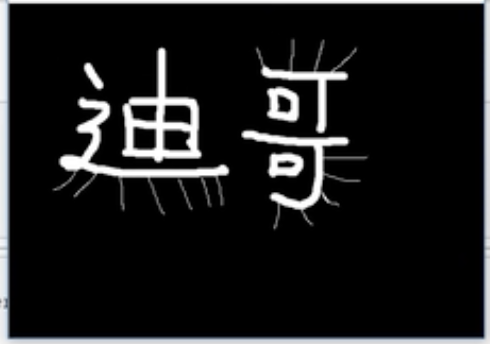
#> input picture opencv_study/qianming.png, 490 x 344 px
$ python day2_3.py
#> lines starting #> are read from the running program, lines starting #| are printed output that depends on the picture
"""
形态学变换：腐蚀、膨胀
# 只对灰度图，二值化后的图效果比较明显
"""
import cv2
import numpy as np


def show(img, title='', isDebug=True, isScale=False):
    if isScale:
        h, w = img.shape[0:2]
        print(h, w)
        # 宽和高
        img = cv2.resize(img, [int(w * 0.5), int(h * 0.5)])
    # bgr
    if isDebug:
        cv2.imshow(title, img)  # 展示
        cv2.waitKey(0)  # 等待一个按键


img = cv2.imread('./qianming.png', 0)
#> img: shape (344, 490); min 0, max 255, mean 28
show(img, 'o')
kernel = np.ones((3, 3), np.uint8)
# 腐蚀：腐蚀去毛刺
img1 = cv2.erode(img.copy(), kernel, iterations=2)
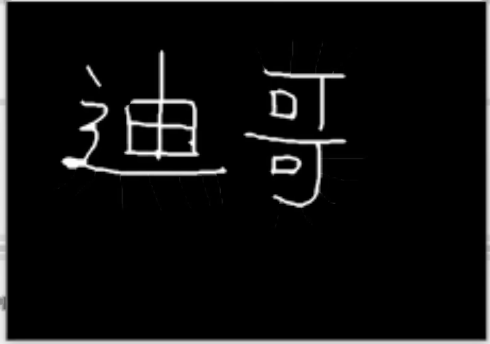
#> img1: shape (344, 490); min 0, max 255, mean 14.7
show(img1, '2')
# 膨胀：膨胀(变胖了)填小洞
img2 = cv2.dilate(img1.copy(), kernel, iterations=2)
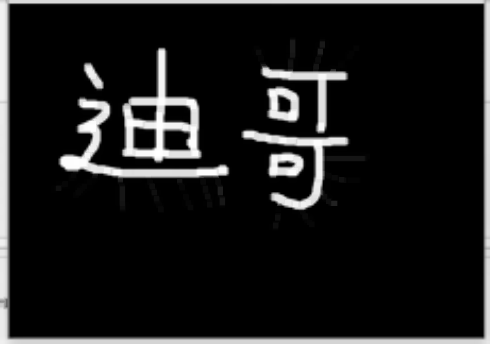
#> img2: shape (344, 490); min 0, max 255, mean 26.5
show(img2, 'peng')

img3 = img2.copy() - img1.copy()  # 图像差值法: 胖 - 瘦 -》空心效果
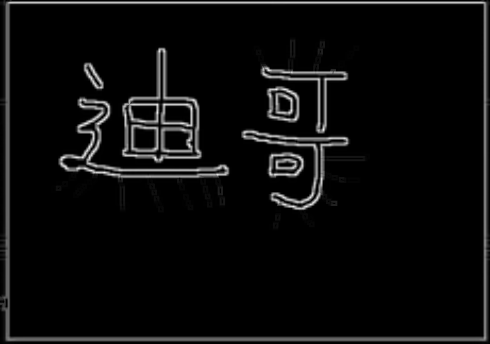
#> img3: shape (344, 490); min 0, max 239, mean 11.8
show(img3, '3')
img4 = img.copy() - img2.copy()  # 原图-膨胀 -》毛刺
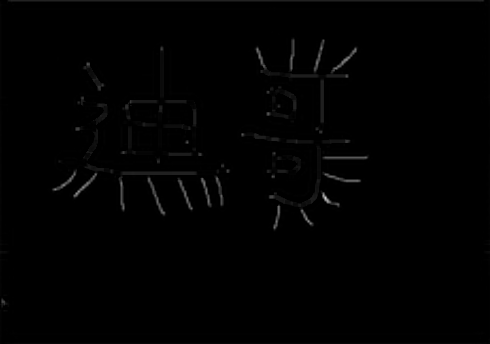
#> img4: shape (344, 490); min 0, max 208, mean 1.5
show(img4, '4')

# 开运算: 先腐蚀-》膨胀
opening = cv2.morphologyEx(img.copy(), cv2.MORPH_OPEN, kernel, iterations=2)
show(opening, 'open')
# 闭运算：先膨胀-》后腐蚀
closing = cv2.morphologyEx(img.copy(), cv2.MORPH_CLOSE, kernel, iterations=3)
show(closing, 'close')

# 形态学梯度：|膨胀-腐蚀|
gradient = cv2.morphologyEx(img.copy(), cv2.MORPH_GRADIENT, kernel, iterations=3)
show(gradient, 'gradient')

# 礼帽：|原始图像 - 开运算|
tophat = cv2.morphologyEx(img, cv2.MORPH_TOPHAT, kernel)

show(tophat, 'top')
# 黑帽：|原始图像 - 闭运算|
blackhat = cv2.morphologyEx(img, cv2.MORPH_BLACKHAT, kernel)
show(blackhat, 'black')

# kernel = np.ones((3, 3), np.uint8)
kernel = np.array([[0, 1, 1, 0, 1],
                   [0, 1, 0, 1, 0],
                   [0, 0, 1, 0, 0],
                   [0, 1, 0, 1, 0],
                   [1, 0, 0, 0, 1]]).astype(np.uint8)
# 开运算。先腐蚀，再膨胀。 。
opening = cv2.morphologyEx(img, cv2.MORPH_OPEN, kernel, iterations=2)
show(opening, 'openlast')

$ run again, with opencv_study/yuan.png copied over opencv_study/qianming.png
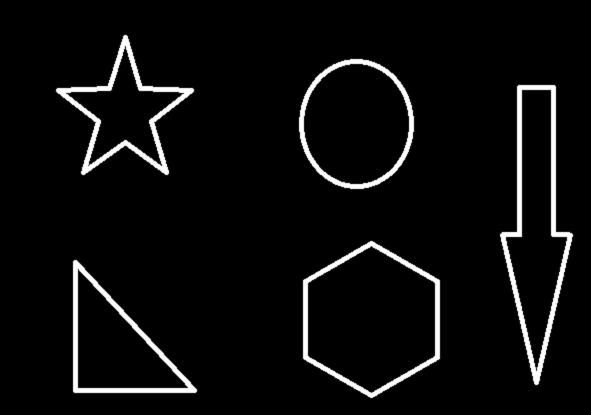
#> input picture opencv_study/yuan.png, 1182 x 830 px (shown at 1/2 size)
#> `img1 = cv2.erode(img.copy(), kernel, iterations=2)`:
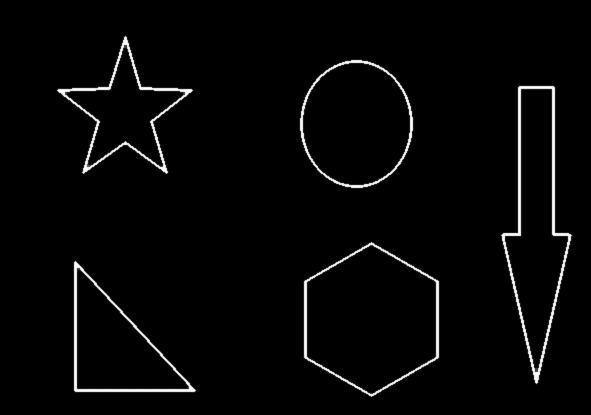
#> img1: shape (830, 1182) (shown at 1/2 size); min 0, max 255, mean 6.6
#> `img3 = img2.copy() - img1.copy()`:
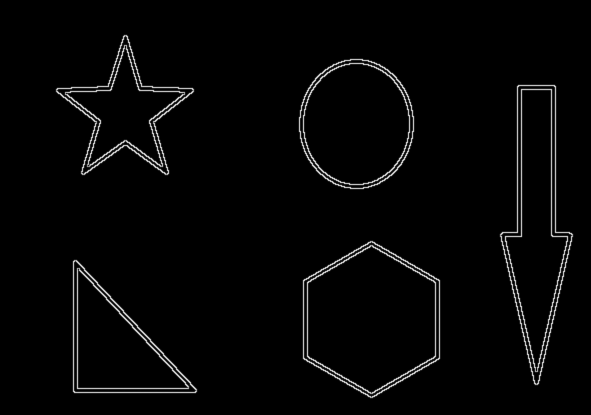
#> img3: shape (830, 1182) (shown at 1/2 size); min 0, max 240, mean 5.9

$ run again, with opencv_study/010820005.jpg saved as opencv_study/qianming.png
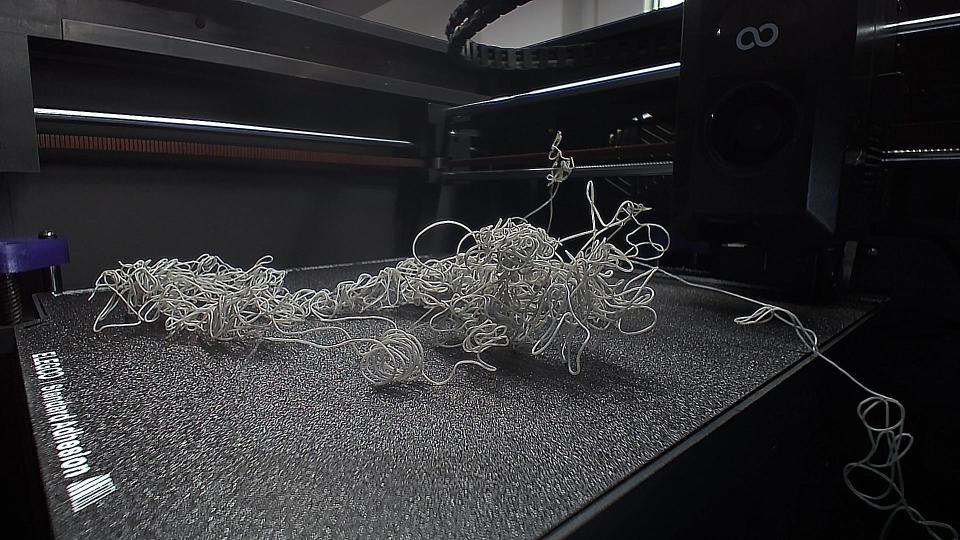
#> input picture opencv_study/010820005.jpg, 1920 x 1080 px (shown at 1/2 size)
#> `img4 = img.copy() - img2.copy()`:
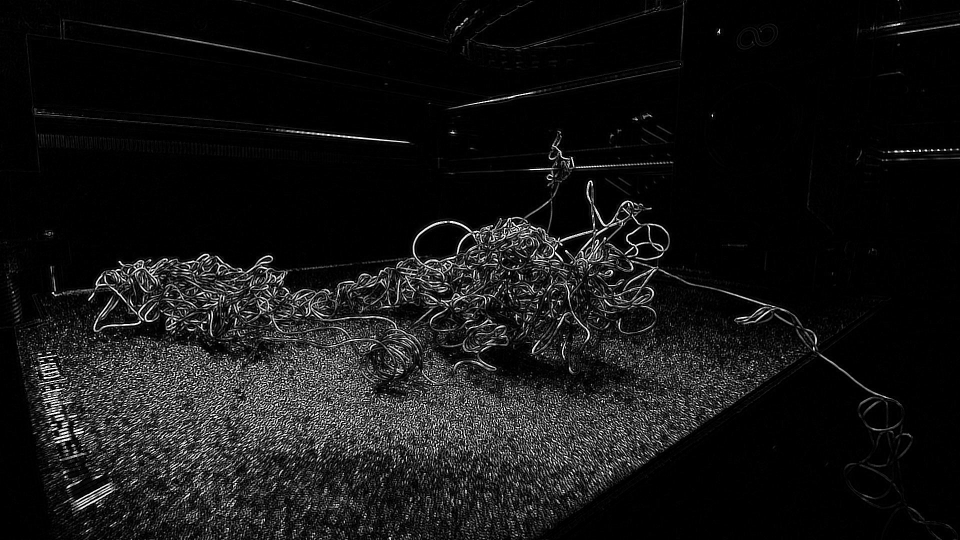
#> img4: shape (1080, 1920) (shown at 1/2 size); min 0, max 255, mean 20.9
#> `closing = cv2.morphologyEx(img.copy(), cv2.MORPH_CLOSE, kernel, iterat..`:
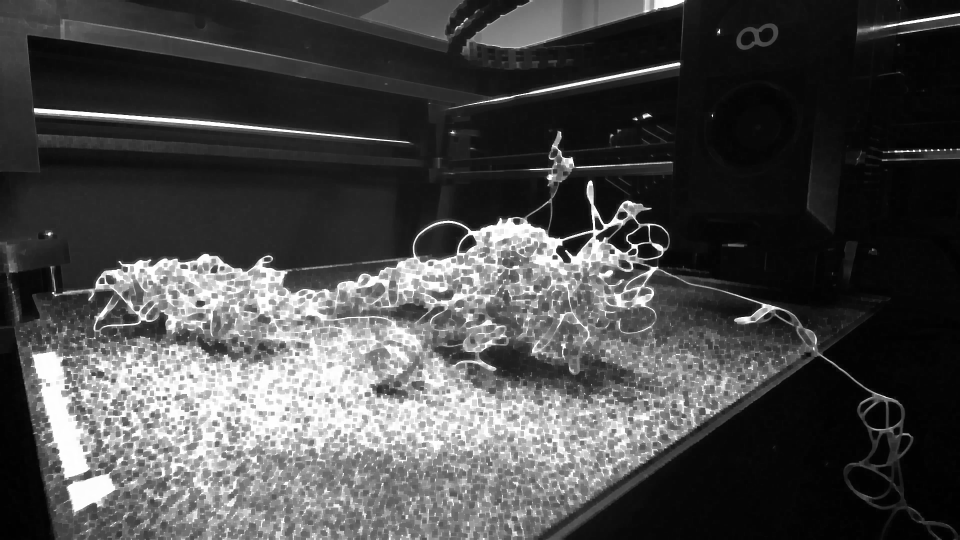
#> closing: shape (1080, 1920) (shown at 1/2 size); min 1, max 255, mean 72.8
